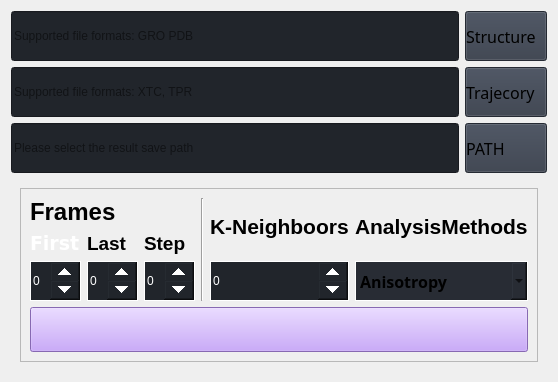
                        <widget class="QWidget" name="widget_3" native="true">
                         <layout class="QVBoxLayout" name="verticalLayout_10">
                          <item>
                           <layout class="QGridLayout" name="gridLayout_6">
                            <property name="bottomMargin">
                             <number>0</number>
                            </property>
                            <item row="1" column="1">
                             <widget class="QPushButton" name="btnTrajectory">
                              <property name="minimumSize">
                               <size>
                                <width>75</width>
                                <height>50</height>
                               </size>
                              </property>
                              <property name="maximumSize">
                               <size>
                                <width>100</width>
                                <height>16777215</height>
                               </size>
                              </property>
                              <property name="font">
                               <font>
                                <family>华文细黑</family>
                                <pointsize>12</pointsize>
                                <weight>50</weight>
                                <italic>false</italic>
                                <bold>false</bold>
                               </font>
                              </property>
                              <property name="cursor">
                               <cursorShape>PointingHandCursor</cursorShape>
                              </property>
                              <property name="styleSheet">
                               <string notr="true">background-color: rgb(52, 59, 72);
text-align:left;
font: 12pt &quot;华文细黑&quot;;

</string>
                              </property>
                              <property name="text">
                               <string>Trajecory </string>
                              </property>
                              <property name="icon">
                               <iconset resource="resources.qrc">
                                <normaloff>:/icons/images/icons/cil-folder-open.png</normaloff>:/icons/images/icons/cil-folder-open.png</iconset>
                              </property>
                             </widget>
                            </item>
                            <item row="0" column="0">
                             <widget class="QLineEdit" name="editStructure">
                              <property name="minimumSize">
                               <size>
                                <width>100</width>
                                <height>50</height>
                               </size>
                              </property>
                              <property name="maximumSize">
                               <size>
                                <width>16000</width>
                                <height>200</height>
                               </size>
                              </property>
                              <property name="styleSheet">
                               <string notr="true">background-color: rgb(33, 37, 43);
font: 14pt &quot;华文细黑&quot;;</string>
                              </property>
                              <property name="text">
                               <string/>
                              </property>
                              <property name="placeholderText">
                               <string>Supported file formats: GRO PDB</string>
                              </property>
                             </widget>
                            </item>
                            <item row="1" column="0">
                             <widget class="QLineEdit" name="editTrajectory">
                              <property name="minimumSize">
                               <size>
                                <width>100</width>
                                <height>50</height>
                               </size>
                              </property>
                              <property name="maximumSize">
                               <size>
                                <width>16777215</width>
                                <height>200</height>
                               </size>
                              </property>
                              <property name="styleSheet">
                               <string notr="true">background-color: rgb(33, 37, 43);
font: 14pt &quot;华文细黑&quot;;</string>
                              </property>
                              <property name="text">
                               <string/>
                              </property>
                              <property name="placeholderText">
                               <string>Supported file formats: XTC, TPR</string>
                              </property>
                             </widget>
                            </item>
                            <item row="0" column="1">
                             <widget class="QPushButton" name="btnSructure">
                              <property name="minimumSize">
                               <size>
                                <width>75</width>
                                <height>50</height>
                               </size>
                              </property>
                              <property name="maximumSize">
                               <size>
                                <width>100</width>
                                <height>16777215</height>
                               </size>
                              </property>
                              <property name="font">
                               <font>
                                <family>华文细黑</family>
                                <pointsize>12</pointsize>
                                <weight>50</weight>
                                <italic>false</italic>
                                <bold>false</bold>
                               </font>
                              </property>
                              <property name="cursor">
                               <cursorShape>PointingHandCursor</cursorShape>
                              </property>
                              <property name="styleSheet">
                               <string notr="true">background-color: rgb(52, 59, 72);
text-align:left;
font: 12pt &quot;华文细黑&quot;;</string>
                              </property>
                              <property name="text">
                               <string>Structure </string>
                              </property>
                              <property name="icon">
                               <iconset resource="resources.qrc">
                                <normaloff>:/icons/images/icons/cil-folder-open.png</normaloff>:/icons/images/icons/cil-folder-open.png</iconset>
                              </property>
                              <property name="checkable">
                               <bool>false</bool>
                              </property>
                             </widget>
                            </item>
                            <item row="2" column="1">
                             <widget class="QPushButton" name="btnResult">
                              <property name="minimumSize">
                               <size>
                                <width>75</width>
                                <height>50</height>
                               </size>
                              </property>
                              <property name="maximumSize">
                               <size>
                                <width>100</width>
                                <height>16777215</height>
                               </size>
                              </property>
                              <property name="font">
                               <font>
                                <family>华文细黑</family>
                                <pointsize>12</pointsize>
                                <weight>50</weight>
                                <italic>false</italic>
                                <bold>false</bold>
                               </font>
                              </property>
                              <property name="cursor">
                               <cursorShape>PointingHandCursor</cursorShape>
                              </property>
                              <property name="styleSheet">
                               <string notr="true">background-color: rgb(52, 59, 72);
text-align:left;
font: 12pt &quot;华文细黑&quot;;</string>
                              </property>
                              <property name="text">
                               <string>PATH</string>
                              </property>
                              <property name="icon">
                               <iconset resource="resources.qrc">
                                <normaloff>:/icons/images/icons/cil-folder-open.png</normaloff>:/icons/images/icons/cil-folder-open.png</iconset>
                              </property>
                             </widget>
                            </item>
                            <item row="2" column="0">
                             <widget class="QLineEdit" name="editResult">
                              <property name="minimumSize">
                               <size>
                                <width>100</width>
                                <height>50</height>
                               </size>
                              </property>
                              <property name="maximumSize">
                               <size>
                                <width>16777215</width>
                                <height>200</height>
                               </size>
                              </property>
                              <property name="styleSheet">
                               <string notr="true">background-color: rgb(33, 37, 43);
font: 14pt &quot;华文细黑&quot;;</string>
                              </property>
                              <property name="text">
                               <string/>
                              </property>
                              <property name="placeholderText">
                               <string>Please select the result save path</string>
                              </property>
                             </widget>
                            </item>
                           </layout>
                          </item>
                          <item>
                           <widget class="QFrame" name="row1_height">
                            <property name="frameShape">
                             <enum>QFrame::NoFrame</enum>
                            </property>
                            <property name="frameShadow">
                             <enum>QFrame::Raised</enum>
                            </property>
                            <layout class="QVBoxLayout" name="verticalLayout_24">
                             <item>
                              <widget class="QFrame" name="row2_height_2">
                               <property name="frameShape">
                                <enum>QFrame::StyledPanel</enum>
                               </property>
                               <property name="frameShadow">
                                <enum>QFrame::Raised</enum>
                               </property>
                               <layout class="QVBoxLayout" name="verticalLayout_25">
                                <item>
                                 <layout class="QGridLayout" name="gridLayout_7">
                                  <item row="2" column="5" rowspan="2">
                                   <widget class="QComboBox" name="comboBoxMethod">
                                    <property name="minimumSize">
                                     <size>
                                      <width>0</width>
                                      <height>40</height>
                                     </size>
                                    </property>
                                    <property name="font">
                                     <font>
                                      <family>华文细黑</family>
                                      <pointsize>12</pointsize>
                                      <weight>75</weight>
                                      <italic>false</italic>
                                      <bold>true</bold>
                                     </font>
                                    </property>
                                    <property name="autoFillBackground">
                                     <bool>false</bool>
                                    </property>
                                    <property name="styleSheet">
                                     <string notr="true">background-color:rgb(40,44,52);
font: 12pt &quot;华文细黑&quot;;
font-weight:bold;
border: 1px solid white;</string>
                                    </property>
                                    <property name="iconSize">
                                     <size>
                                      <width>16</width>
                                      <height>16</height>
                                     </size>
                                    </property>
                                    <property name="frame">
                                     <bool>true</bool>
                                    </property>
                                    <item>
                                     <property name="text">
                                      <string>Anisotropy</string>
                                     </property>
                                    </item>
                                    <item>
                                     <property name="text">
                                      <string>Area</string>
                                     </property>
                                    </item>
                                    <item>
                                     <property name="text">
                                      <string>Cluster</string>
                                     </property>
                                    </item>
                                    <item>
                                     <property name="text">
                                      <string>Gyration</string>
                                     </property>
                                    </item>
                                    <item>
                                     <property name="text">
                                      <string>Height</string>
                                     </property>
                                    </item>
                                    <item>
                                     <property name="text">
                                      <string>MeanCurvature</string>
                                     </property>
                                    </item>
                                    <item>
                                     <property name="text">
                                      <string>PCA</string>
                                     </property>
                                    </item>
                                    <item>
                                     <property name="text">
                                      <string>Pressure</string>
                                     </property>
                                    </item>
                                    <item>
                                     <property name="text">
                                      <string>RadialDistribution</string>
                                     </property>
                                    </item>
                                    <item>
                                     <property name="text">
                                      <string>SZ</string>
                                     </property>
                                    </item>
                                   </widget>
                                  </item>
                                  <item row="2" column="1" rowspan="2">
                                   <widget class="QSpinBox" name="editLastFrame">
                                    <property name="minimumSize">
                                     <size>
                                      <width>0</width>
                                      <height>40</height>
                                     </size>
                                    </property>
                                    <property name="styleSheet">
                                     <string notr="true">QSpinBox {
    font: 12pt &quot;华文细黑&quot;;
    color: white;
    border: 1px solid white;
background-color:rgb(33, 37, 43);
}

QSpinBox::up-button {
    height: 20px; /* 设置一个合适的高度 */
    width: 30px; /* 设置一个合适的宽度 */
    subcontrol-position: top right; /* 保持按钮在右侧 */
}

QSpinBox::down-button {
    height: 20px; /* 设置一个合适的高度 */
    width: 30px; /* 设置一个合适的宽度 */
    subcontrol-position: bottom right; /* 保持按钮在右侧 */
}
</string>
                                    </property>
                                   </widget>
                                  </item>
                                  <item row="2" column="2" rowspan="2">
                                   <widget class="QSpinBox" name="editStep">
                                    <property name="minimumSize">
                                     <size>
                                      <width>0</width>
                                      <height>40</height>
                                     </size>
                                    </property>
                                    <property name="styleSheet">
                                     <string notr="true">QSpinBox {
    font: 12pt &quot;华文细黑&quot;;
    color: white;
    border: 1px solid white;
background-color:rgb(33, 37, 43);
}

QSpinBox::up-button {
    height: 20px; /* 设置一个合适的高度 */
    width: 30px; /* 设置一个合适的宽度 */
    subcontrol-position: top right; /* 保持按钮在右侧 */
}

QSpinBox::down-button {
    height: 20px; /* 设置一个合适的高度 */
    width: 30px; /* 设置一个合适的宽度 */
    subcontrol-position: bottom right; /* 保持按钮在右侧 */
}
</string>
                                    </property>
                                   </widget>
                                  </item>
                                  <item row="0" column="3" rowspan="4">
                                   <widget class="Line" name="line">
                                    <property name="orientation">
                                     <enum>Qt::Vertical</enum>
                                    </property>
                                   </widget>
                                  </item>
                                  <item row="0" column="0" colspan="3">
                                   <widget class="QLabel" name="analysis_label_frame">
                                    <property name="minimumSize">
                                     <size>
                                      <width>0</width>
                                      <height>0</height>
                                     </size>
                                    </property>
                                    <property name="maximumSize">
                                     <size>
                                      <width>16777215</width>
                                      <height>50</height>
                                     </size>
                                    </property>
                                    <property name="styleSheet">
                                     <string notr="true">font: 12pt &quot;华文细黑&quot;;</string>
                                    </property>
                                    <property name="text">
                                     <string>&lt;html&gt;&lt;head/&gt;&lt;body&gt;&lt;p&gt;&lt;span style=&quot; font-size:18pt; font-weight:600;&quot;&gt;Frames&lt;/span&gt;&lt;/p&gt;&lt;/body&gt;&lt;/html&gt;</string>
                                    </property>
                                   </widget>
                                  </item>
                                  <item row="2" column="0" rowspan="2">
                                   <widget class="QSpinBox" name="editFirstFrame">
                                    <property name="minimumSize">
                                     <size>
                                      <width>0</width>
                                      <height>40</height>
                                     </size>
                                    </property>
                                    <property name="styleSheet">
                                     <string notr="true">QSpinBox {
    font: 12pt &quot;华文细黑&quot;;
    color: white;
    border: 1px solid white;
background-color: rgb(33, 37, 43);
}

QSpinBox::up-button {
    height: 20px; /* 设置一个合适的高度 */
    width: 30px; /* 设置一个合适的宽度 */
    subcontrol-position: top right; /* 保持按钮在右侧 */
}

QSpinBox::down-button {
    height: 20px; /* 设置一个合适的高度 */
    width: 30px; /* 设置一个合适的宽度 */
    subcontrol-position: bottom right; /* 保持按钮在右侧 */
}
</string>
                                    </property>
                                   </widget>
                                  </item>
                                  <item row="0" column="5" rowspan="2">
                                   <widget class="QLabel" name="analysis_label_method">
                                    <property name="minimumSize">
                                     <size>
                                      <width>0</width>
                                      <height>40</height>
                                     </size>
                                    </property>
                                    <property name="maximumSize">
                                     <size>
                                      <width>16777215</width>
                                      <height>100</height>
                                     </size>
                                    </property>
                                    <property name="styleSheet">
                                     <string notr="true">font: 12pt &quot;华文细黑&quot;;</string>
                                    </property>
                                    <property name="text">
                                     <string>&lt;html&gt;&lt;head/&gt;&lt;body&gt;&lt;p&gt;&lt;span style=&quot; font-size:16pt; font-weight:600;&quot;&gt;AnalysisMethods&lt;/span&gt;&lt;/p&gt;&lt;/body&gt;&lt;/html&gt;</string>
                                    </property>
                                   </widget>
                                  </item>
                                  <item row="0" column="4" rowspan="2">
                                   <widget class="QLabel" name="analysis_label_k">
                                    <property name="minimumSize">
                                     <size>
                                      <width>0</width>
                                      <height>40</height>
                                     </size>
                                    </property>
                                    <property name="maximumSize">
                                     <size>
                                      <width>16777215</width>
                                      <height>100</height>
                                     </size>
                                    </property>
                                    <property name="styleSheet">
                                     <string notr="true">font: 12pt &quot;华文细黑&quot;;</string>
                                    </property>
                                    <property name="text">
                                     <string>&lt;html&gt;&lt;head/&gt;&lt;body&gt;&lt;p&gt;&lt;span style=&quot; font-size:16pt; font-weight:600;&quot;&gt;K-Neighboors&lt;/span&gt;&lt;/p&gt;&lt;/body&gt;&lt;/html&gt;</string>
                                    </property>
                                   </widget>
                                  </item>
                                  <item row="1" column="0">
                                   <widget class="QLabel" name="analysis_label_first">
                                    <property name="maximumSize">
                                     <size>
                                      <width>16777215</width>
                                      <height>50</height>
                                     </size>
                                    </property>
                                    <property name="styleSheet">
                                     <string notr="true">font-family:Verdana;
font: 14pt &quot;华文细黑&quot;;
color:white;</string>
                                    </property>
                                    <property name="text">
                                     <string>&lt;html&gt;&lt;head/&gt;&lt;body&gt;&lt;p&gt;&lt;span style=&quot; font-size:14pt; font-weight:600;&quot;&gt;First&lt;/span&gt;&lt;/p&gt;&lt;/body&gt;&lt;/html&gt;</string>
                                    </property>
                                   </widget>
                                  </item>
                                  <item row="1" column="1">
                                   <widget class="QLabel" name="analysis_label_last">
                                    <property name="maximumSize">
                                     <size>
                                      <width>16777215</width>
                                      <height>50</height>
                                     </size>
                                    </property>
                                    <property name="styleSheet">
                                     <string notr="true">font: 14pt &quot;华文细黑&quot;;</string>
                                    </property>
                                    <property name="text">
                                     <string>&lt;html&gt;&lt;head/&gt;&lt;body&gt;&lt;p&gt;&lt;span style=&quot; font-size:14pt; font-weight:600;&quot;&gt;Last&lt;/span&gt;&lt;/p&gt;&lt;/body&gt;&lt;/html&gt;</string>
                                    </property>
                                   </widget>
                                  </item>
                                  <item row="1" column="2">
                                   <widget class="QLabel" name="analysis_label_step">
                                    <property name="maximumSize">
                                     <size>
                                      <width>16777215</width>
                                      <height>50</height>
                                     </size>
                                    </property>
                                    <property name="styleSheet">
                                     <string notr="true">font: 14pt &quot;华文细黑&quot;;</string>
                                    </property>
                                    <property name="text">
                                     <string>&lt;html&gt;&lt;head/&gt;&lt;body&gt;&lt;p&gt;&lt;span style=&quot; font-size:14pt; font-weight:600;&quot;&gt;Step&lt;/span&gt;&lt;/p&gt;&lt;/body&gt;&lt;/html&gt;</string>
                                    </property>
                                   </widget>
                                  </item>
                                  <item row="2" column="4" rowspan="2">
                                   <widget class="QSpinBox" name="editK">
                                    <property name="minimumSize">
                                     <size>
                                      <width>0</width>
                                      <height>40</height>
                                     </size>
                                    </property>
                                    <property name="styleSheet">
                                     <string notr="true">QSpinBox {
    font: 12pt &quot;华文细黑&quot;;
    color: white;
    border: 1px solid white;
background-color:rgb(33, 37, 43);
}

QSpinBox::up-button {
    height: 20px; /* 设置一个合适的高度 */
    width: 30px; /* 设置一个合适的宽度 */
    subcontrol-position: top right; /* 保持按钮在右侧 */
}

QSpinBox::down-button {
    height: 20px; /* 设置一个合适的高度 */
    width: 30px; /* 设置一个合适的宽度 */
    subcontrol-position: bottom right; /* 保持按钮在右侧 */
}
</string>
                                    </property>
                                   </widget>
                                  </item>
                                 </layout>
                                </item>
                                <item>
                                 <widget class="QPushButton" name="btnNext">
                                  <property name="minimumSize">
                                   <size>
                                    <width>150</width>
                                    <height>45</height>
                                   </size>
                                  </property>
                                  <property name="maximumSize">
                                   <size>
                                    <width>16000</width>
                                    <height>50</height>
                                   </size>
                                  </property>
                                  <property name="font">
                                   <font>
                                    <family>Segoe UI</family>
                                    <pointsize>10</pointsize>
                                    <weight>50</weight>
                                    <italic>false</italic>
                                    <bold>false</bold>
                                   </font>
                                  </property>
                                  <property name="cursor">
                                   <cursorShape>PointingHandCursor</cursorShape>
                                  </property>
                                  <property name="layoutDirection">
                                   <enum>Qt::LeftToRight</enum>
                                  </property>
                                  <property name="styleSheet">
                                   <string notr="true">background-color: rgb(189,147,249);
</string>
                                  </property>
                                  <property name="text">
                                   <string/>
                                  </property>
                                  <property name="icon">
                                   <iconset resource="resources.qrc">
                                    <normaloff>:/icons/images/icons/cil-chevron-double-right.png</normaloff>:/icons/images/icons/cil-chevron-double-right.png</iconset>
                                  </property>
                                 </widget>
                                </item>
                               </layout>
                              </widget>
                             </item>
                            </layout>
                           </widget>
                          </item>
                         </layout>
                        </widget>
